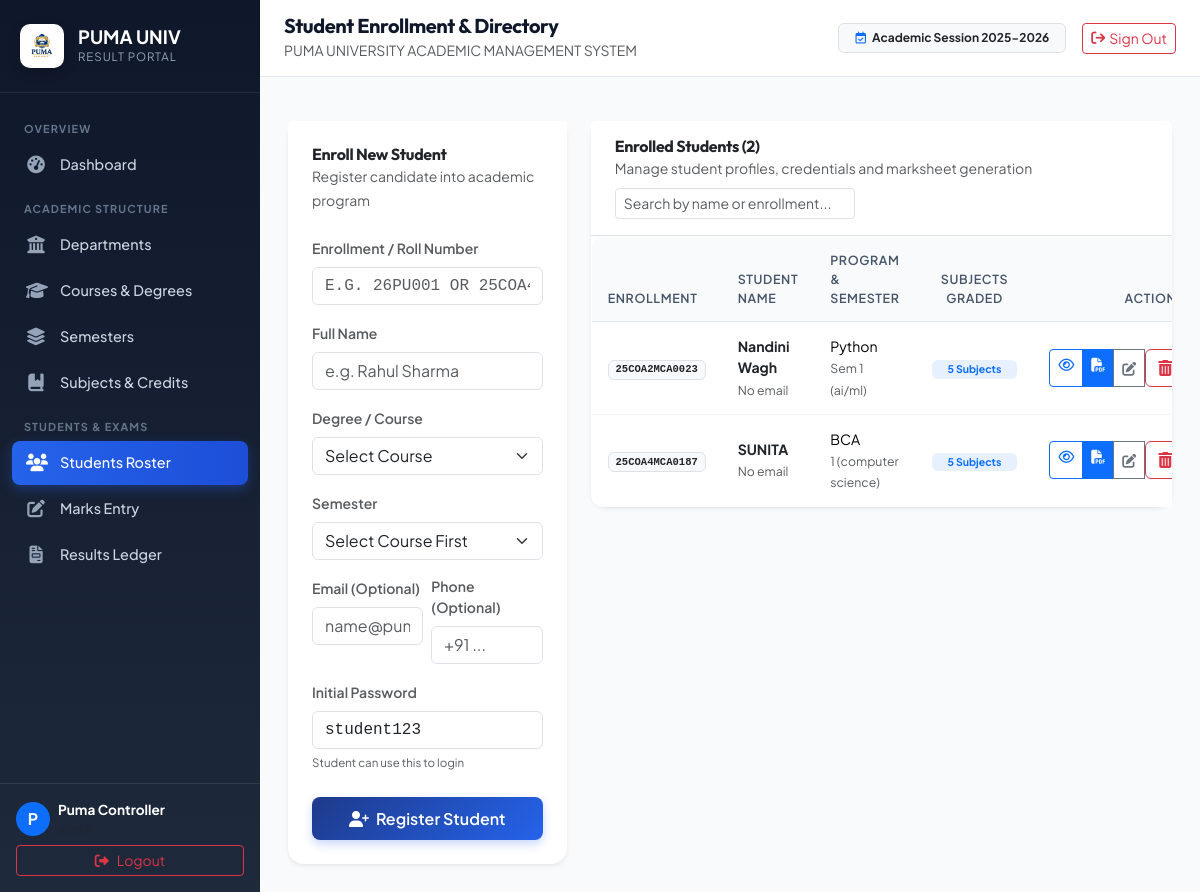
The app's page /students (signed in) with its own data.
### tables this page shows
CREATE TABLE students (
        id INTEGER PRIMARY KEY AUTOINCREMENT,
        enrollment TEXT NOT NULL,
        name TEXT NOT NULL,
        course_id INTEGER,
        semester_id INTEGER, email TEXT, phone TEXT, password_hash TEXT, admission_year INTEGER DEFAULT 2026, created_at TIMESTAMP,
        FOREIGN KEY (course_id) REFERENCES courses(id),
        FOREIGN KEY (semester_id) REFERENCES semesters(id)
        );

### app.py (the view)
@app.route("/students")
@admin_required
def students_page():
    students = database.get_students()
    courses = database.get_courses()
    semesters = database.get_semesters()
    return render_template("students.html", students=students, courses=courses, semesters=semesters)

### app.py (called while the page is built)
def admin_required(f):
    @wraps(f)
    def decorated_function(*args, **kwargs):
        if "user" not in session or session.get("role") != "admin":
            flash("Admin authentication required.", "danger")
            return redirect(url_for("home"))
        return f(*args, **kwargs)
    return decorated_function

### database.py (called while the page is built)
def get_db():
    conn = sqlite3.connect(DATABASE_PATH)
    conn.row_factory = sqlite3.Row
    conn.execute("PRAGMA foreign_keys = ON;")
    conn.execute("PRAGMA journal_mode = WAL;")
    return conn

def get_courses(department_id: int = None):
    conn = get_db()
    cursor = conn.cursor()
    query = """
        SELECT c.id, c.name, c.code, c.duration_years, c.department_id,
               d.name as department_name,
               COUNT(s.id) as semester_count
        FROM courses c
        JOIN departments d ON c.department_id = d.id
        LEFT JOIN semesters s ON s.course_id = c.id
    """
    params = []
    if department_id:
        query += " WHERE c.department_id = ?"
        params.append(department_id)
    query += " GROUP BY c.id ORDER BY c.name ASC"
    cursor.execute(query, params)
    rows = cursor.fetchall()
    conn.close()
    return [dict(r) for r in rows]

def get_semesters(course_id: int = None):
    conn = get_db()
    cursor = conn.cursor()
    query = """
        SELECT s.id, s.name, s.course_id,
               c.name as course_name,
               d.name as department_name,
               COUNT(sub.id) as subject_count
        FROM semesters s
        JOIN courses c ON s.course_id = c.id
        JOIN departments d ON c.department_id = d.id
        LEFT JOIN subjects sub ON sub.semester_id = s.id
    """
    params = []
    if course_id:
        query += " WHERE s.course_id = ?"
        params.append(course_id)
    query += " GROUP BY s.id ORDER BY s.course_id ASC, s.name ASC"
    cursor.execute(query, params)
    rows = cursor.fetchall()
    conn.close()
    return [dict(r) for r in rows]

### templates/students.html (shortened to what this page needs)
{% extends "base.html" %}
{% block page_heading %}Student Enrollment & Directory{% endblock %}
{% block content %}
<div class="container-fluid p-0">
    <div class="row g-4">
        <div class="col-lg-4">
            <div class="card border-0 shadow-sm rounded-4">
                <div class="card-header bg-white border-0 pt-4 px-4 pb-0">
                    <h6 class="fw-bold text-dark mb-0">Enroll New Student</h6>
                    <small class="text-muted">Register candidate into academic program</small>
                </div>
                <div class="card-body p-4">
                    <form method="POST" action="/students/add">
                        <div class="mb-3">
                            <label class="form-label fw-semibold small text-muted">Enrollment / Roll Number</label>
                            <input type="text" name="enrollment" class="form-control font-monospace text-uppercase" placeholder="e.g. 26PU001 or 25COA4MCA0187" required>
                        </div>
                        <div class="mb-3">
                            <label class="form-label fw-semibold small text-muted">Full Name</label>
                            <input type="text" name="name" class="form-control" placeholder="e.g. Rahul Sharma" required>
                        </div>
                        <div class="mb-3">
                            <label class="form-label fw-semibold small text-muted">Degree / Course</label>
                            <select name="course_id" id="studentCourseSelect" class="form-select" data-cascade-course="#studentSemSelect" required>
                                <option value="">Select Course</option>
                            </select>
                        </div>
                        <div class="mb-3">
                            <label class="form-label fw-semibold small text-muted">Semester</label>
                            <select name="semester_id" id="studentSemSelect" class="form-select" required>
                                <option value="">Select Course First</option>
                            </select>
                        </div>
                        <div class="row g-2 mb-3">
                            <div class="col-6">
                                <label class="form-label fw-semibold small text-muted">Email (Optional)</label>
                                <input type="email" name="email" class="form-control" placeholder="name@puma.edu">
                            </div>
                            <div class="col-6">
                                <label class="form-label fw-semibold small text-muted">Phone (Optional)</label>
                                <input type="text" name="phone" class="form-control" placeholder="+91 ...">
                            </div>
                        </div>
                        <div class="mb-4">
                            <label class="form-label fw-semibold small text-muted">Initial Password</label>
                            <input type="text" name="password" class="form-control font-monospace" value="student123" required>
                            <small class="text-muted" style="font-size: 0.72rem;">Student can use this to login</small>
                        </div>
                        <button type="submit" class="btn btn-puma-primary w-100">
                            <i class="fa-solid fa-user-plus me-1"></i> Register Student
                        </button>
                    </form>
                </div>
            </div>
        </div>
        <div class="col-lg-8">
            <div class="card border-0 shadow-sm rounded-4">
                <div class="card-header bg-white border-bottom py-3 px-4 d-flex flex-wrap justify-content-between align-items-center gap-2">
                    <div>
                        <h6 class="fw-bold text-dark mb-0">Enrolled Students ({{ students|length }})</h6>
                        <small class="text-muted">Manage student profiles, credentials and marksheet generation</small>
                    </div>
                    <input type="text" class="form-control form-control-sm" placeholder="Search by name or enrollment..." data-table-search="studentsTable" style="max-width: 240px;">
                </div>
                <div class="table-responsive">
                    <table class="table table-hover align-middle mb-0 table-modern" id="studentsTable">
                        <thead>
                            <tr>
                                <th>Enrollment</th>
                                <th>Student Name</th>
                                <th>Program & Semester</th>
                                <th class="text-center">Subjects Graded</th>
                                <th class="text-end">Actions</th>
                            </tr>
                        </thead>
                        <tbody>
                            {% for stu in students %}
                            <tr>
                                <td>
                                    <span class="badge bg-light text-dark border font-monospace">{{ stu.enrollment }}</span>
                                </td>
                                <td>
                                    <div class="fw-bold text-dark">{{ stu.name }}</div>
                                    <small class="text-muted">{{ stu.email or 'No email' }}</small>
                                </td>
                                <td>
                                    <div>{{ stu.course_name }}</div>
                                    <small class="text-muted">{{ stu.semester_name }} ({{ stu.department_name }})</small>
                                </td>
                                <td class="text-center">
                                    <span class="badge bg-primary bg-opacity-10 text-primary px-3 py-1 fw-bold">
                                        {{ stu.subjects_graded }} Subjects
                                    </span>
                                </td>
                                <td class="text-end">
                                    <div class="btn-group btn-group-sm">
                                        <a href="/marksheet/preview/{{ stu.id }}" class="btn btn-outline-primary" title="Preview Marksheet">
                                            <i class="fa-regular fa-eye"></i>
                                        </a>
                                        <a href="/marksheet/{{ stu.id }}" class="btn btn-primary" title="Download Marksheet PDF">
                                            <i class="fa-solid fa-file-pdf"></i>
                                        </a>
                                        <button class="btn btn-outline-secondary" data-bs-toggle="modal" data-bs-target="#editStuModal{{ stu.id }}" title="Edit Student">
                                            <i class="fa-solid fa-pen-to-square"></i>
                                        </button>
                                        <form method="POST" action="/students/delete/{{ stu.id }}" class="d-inline">
                                            <button type="button" class="btn btn-outline-danger" data-confirm-delete="Student '{{ stu.name }}'" title="Delete Student">
                                                <i class="fa-solid fa-trash-can"></i>
                                            </button>
                                        </form>
                                    </div>
                                </td>
                            </tr>
                            {% endfor %}
                        </tbody>
                    </table>
                </div>
            </div>
        </div>
    </div>
</div>
{% endblock %}

### static/style.css (style rules this page uses)
:root { --primary: #1e3a8a; --primary-light: #3b82f6; --primary-dark: #172554; --accent: #f59e0b; --accent-red: #dc2626; --accent-green: #16a34a; --bg-main: #f8fafc; --card-bg: #ffffff; --text-primary: #0f172a; --text-secondary: #475569; --border-color: #e2e8f0; --sidebar-width: 260px; }
* { box-sizing: border-box; }
body { font-family: 'Plus Jakarta Sans', -apple-system, BlinkMacSystemFont, sans-serif; background-color: var(--bg-main); color: var(--text-primary); min-height: 100vh; overflow-x: hidden; }
h1, h2, h3, h4, h5, h6, .brand-font { font-family: 'Outfit', sans-serif; letter-spacing: -0.02em; }
.table-modern { background: #ffffff; border-radius: 12px; overflow: hidden; border: 1px solid var(--border-color); box-shadow: 0 1px 3px rgba(0,0,0,0.02); }
.table-modern thead th { background: #f8fafc; color: #475569; font-weight: 600; font-size: 0.78rem; text-transform: uppercase; letter-spacing: 0.05em; padding: 0.875rem 1rem; border-bottom: 1px solid var(--border-color); }
.table-modern tbody td { padding: 0.875rem 1rem; vertical-align: middle; font-size: 0.88rem; border-bottom: 1px solid #f1f5f9; }
.table-modern tbody tr:last-child td { border-bottom: none; }
.btn-puma-primary { background: linear-gradient(135deg, #1e3a8a 0%, #2563eb 100%); color: white; border: none; font-weight: 600; padding: 0.6rem 1.25rem; border-radius: 8px; transition: all 0.2s; box-shadow: 0 4px 10px rgba(37, 99, 235, 0.25); }

### records on screen
students: enrollment "25COA2MCA0023", name "Nandini Wagh", email "No email", course_name "Python", semester_name "Sem 1", department_name "ai/ml", subjects_graded "5"
students: enrollment "25COA4MCA0187", name "SUNITA", email "No email", course_name "BCA", semester_name "1", department_name "computer science", subjects_graded "5"

### other values on screen
{{ (session.get('user_name') or 'U')[0]|upper }} "P"
{{ session.get('user_name') }} "Puma Controller"
{{ students|length }} "2"
